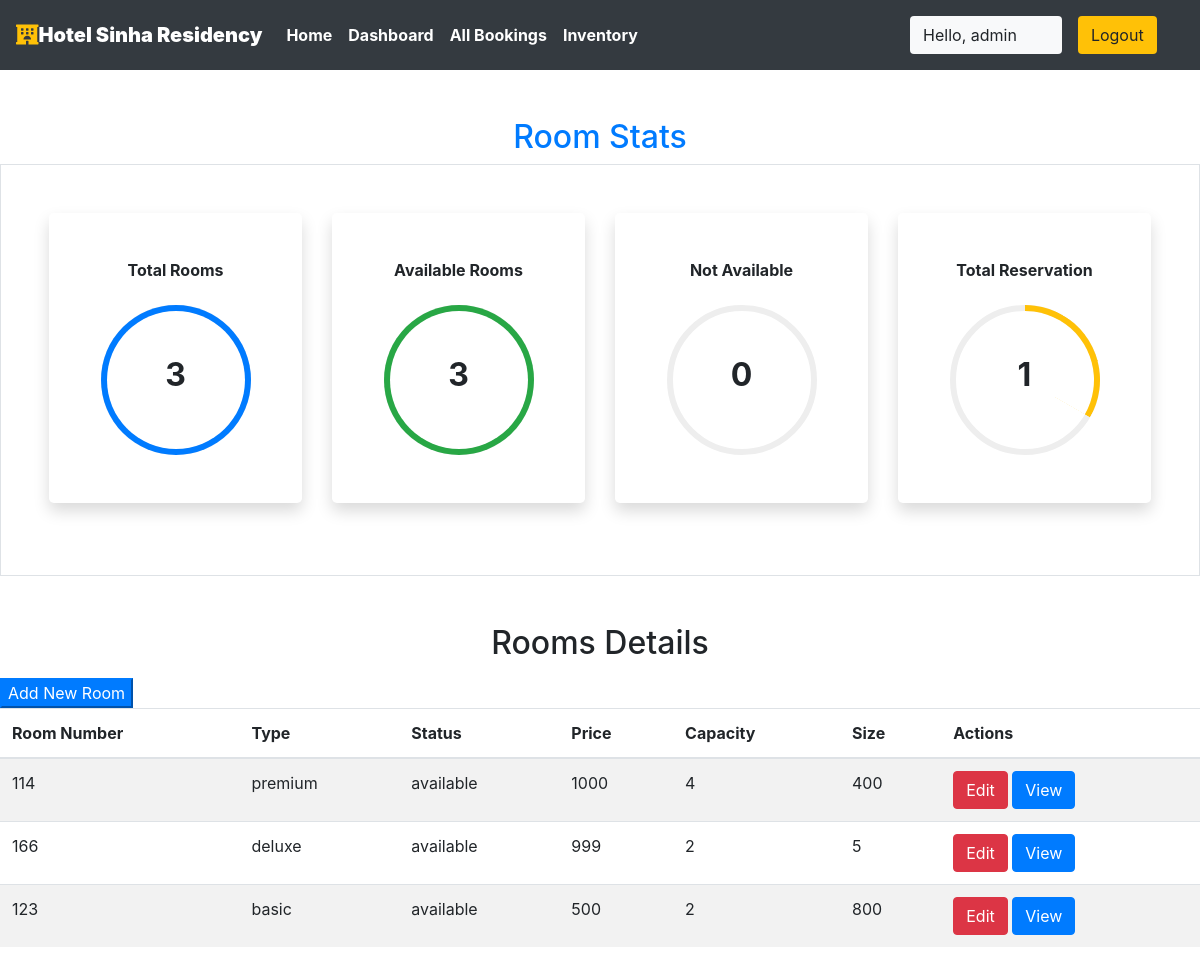
Page /staff/panel (signed in) on the committed database.
### sinha/models.py (models this page shows, shortened)
class Rooms(models.Model):
    ROOM_STATUS = (
    ("1", "available"),
    ("2", "not available"),
    )
    ROOM_TYPE = (
    ("1", "premium"),
    ("2", "deluxe"),
    ("3","basic"),
    )
    room_type = models.CharField(max_length=50,choices = ROOM_TYPE)
    capacity = models.IntegerField()
    price = models.IntegerField()
    size = models.IntegerField()
    hotel = models.ForeignKey(Hotels, on_delete = models.CASCADE)
    status = models.CharField(choices =ROOM_STATUS,max_length = 15)
    roomnumber = models.IntegerField()

### sinha/views.py (the view)
# urls.py: path('staff/panel', views.panel,name="staffpanel"),
@login_required(login_url='/staff')
def panel(request):
    if request.user.is_staff == False:
        return HttpResponse('Access Denied')
    rooms = Rooms.objects.all()
    total_rooms = len(rooms)
    available_rooms = len(Rooms.objects.all().filter(status='1'))
    unavailable_rooms = len(Rooms.objects.all().filter(status='2'))
    reserved = len(Reservation.objects.all())
    hotel = Hotels.objects.values_list('id').distinct().order_by()
    response = render(request,'staff/panel.html',{'location':hotel,'reserved':reserved,'rooms':rooms,'total_rooms':total_rooms,'available':available_rooms,'unavailable':unavailable_rooms})
    return HttpResponse(response)

### sinha/templatetags/app_tags.py (called while the page is built)
@register.filter
def percentage(value1,value2=100):
    return int(value1)/int(value2)*100

### templates/staff/panel.html (shortened to what this page needs)
{% extends 'basic.html' %} {% block title %} staff panel {% endblock title %}  {% block body %}
<section class="my-5 ">
    {%load app_tags%}
    <h2 class="text-center text-primary">Room Stats</h2>
    <div class="container-fluid px-5 py-5 border">
        <div class="row">
            <div class="col-xl-3 col-lg-6 col-sm-12 mb-4 ">
                <div class="bg-white rounded-lg p-5 shadow">
                    <h2 class="h6 font-weight-bold text-center mb-4">Total Rooms</h2>
                    <div class="progress mx-auto" data-value={{ total_rooms|percentage:total_rooms}}>
                        <span class="progress-left">
                                    <span class="progress-bar border-primary"></span>
                        </span>
                        <span class="progress-right">
                                    <span class="progress-bar border-primary"></span>
                        </span>
                        <div class="progress-value w-100 h-100 rounded-circle d-flex align-items-center justify-content-center">
                            <div class="h2 font-weight-bold">{{ total_rooms}}</div>
                        </div>
                    </div>
                </div>
            </div>
            <div class="col-xl-3 col-lg-6 col-sm-12 mb-4">
                <div class="bg-white rounded-lg p-5 shadow">
                    <h2 class="h6 font-weight-bold text-center mb-4">Available Rooms</h2>
                    <div class="progress mx-auto" data-value={{ available|percentage:total_rooms}}>
                        <span class="progress-left">
                                    <span class="progress-bar border-success"></span>
                        </span>
                        <span class="progress-right">
                                    <span class="progress-bar border-success"></span>
                        </span>
                        <div class="progress-value w-100 h-100 rounded-circle d-flex align-items-center justify-content-center">
                            <div class="h2 font-weight-bold">{{ available}}</div>
                        </div>
                    </div>
                </div>
            </div>
            <div class="col-xl-3 col-lg-6 col-sm-12 mb-4">
                <div class="bg-white rounded-lg p-5 shadow">
                    <h2 class="h6 font-weight-bold text-center mb-4">Not Available</h2>
                    <div class="progress mx-auto" data-value={{ unavailable|percentage:total_rooms}}>
                        <span class="progress-left">
                        </span>
                        <span class="progress-right">
                        </span>
                        <div class="progress-value w-100 h-100 rounded-circle d-flex align-items-center justify-content-center">
                            <div class="h2 font-weight-bold">{{ unavailable}}</div>
                        </div>
                    </div>
                </div>
            </div>
            <div class="col-xl-3 col-lg-6 col-sm-12 mb-4">
                <div class="bg-white rounded-lg p-5 shadow">
                    <h2 class="h6 font-weight-bold text-center mb-4">Total Reservation</h2>
                    <div class="progress mx-auto" data-value={{reserved |percentage:total_rooms}}>
                        <span class="progress-left">
                        </span>
                        <span class="progress-right">
                                    <span class="progress-bar border-warning"></span>
                        </span>
                        <div class="progress-value w-100 h-100 rounded-circle d-flex align-items-center justify-content-center">
                            <div class="h2 font-weight-bold">{{reserved}}</div>
                        </div>
                    </div>
                </div>
            </div>
        </div>
    </div>
</section>
<h2 class="text-center pb-2">Rooms Details</h2>
<Button class="btn-group btn-primary" data-toggle="modal" data-target="#newroom">Add New Room</Button>
<table class="table table-striped  ">
    <thead>
        <th>Room Number</th>
        <th>Type</th>
        <th>Status</th>
        <th>Price</th>
        <th>Capacity</th>
        <th>Size</th>
        <th colspan="2">Actions</th>
    </thead>
    {% if rooms %} {% for each_room in rooms %}
    <tr>
        <td>{{each_room.roomnumber}}</td>
        <td>{{each_room.get_room_type_display}}</td>
        <td>{{each_room.get_status_display}}</td>
        <td>{{each_room.price}}</td>
        <td>{{each_room.capacity}}</td>
        <td>{{each_room.size}}</td>
        <td colspan="2">
            <a href="/staff/panel/edit-room?roomid={{each_room.id}}"><Button class="btn btn-danger">Edit</Button></a>
            <a href="/staff/panel/view-room?roomid={{each_room.id}}"><Button class="btn btn-primary">View</Button></a>
        </td>
    </tr>
    {% endfor %} {% endif %}
</table>
{% endblock body %}

### templates/basic.html (shortened to what this page needs)
{% load static %}
<!DOCTYPE html>
<!DOCTYPE html>
<html lang="en">
<head>
    <link rel="stylesheet" href="https://use.fontawesome.com/releases/v5.7.0/css/all.css">
    <link rel="stylesheet" href="{% static 'bootstrap\bootstrap.css' %}">
    <link rel="stylesheet" href="https://maxcdn.bootstrapcdn.com/bootstrap/4.5.0/css/bootstrap.min.css" >
</head>
<body style="dbackground-image: url('https://source.unsplash.com/random');height: 100%;">
    <div class="container-fluid px-0">
        <nav class="navbar navbar-expand-lg navbar-dark bg-dark font-weight-bold">
            <a class="navbar-brand text-bold bg-black " href="/"><i class="fas fa-hotel text-warning"></i><b>Hotel Sinha Residency</b></a>
            <div class="collapse navbar-collapse " id="navbarSupportedContent">
                <ul class="navbar-nav mr-auto ">
                    <li class="nav-item active">
                        <a class="nav-link" href="/home"> Home</a>
                    </li>
                    {% if user.is_staff %}
                    <li class="nav-item active">
                        <a class="nav-link" href="/staff/panel">Dashboard </a>
                    </li>
                    {% elif user.is_staff == False and user.is_authenticated %}
                    <li class="nav-item active">
                            <a class="nav-link" href="/user/bookings">My Bookings </a>
                        </li>
                    {% endif %}
                    {% if user.is_staff %}
                    <li class="nav-item active">
                            <a class="nav-link" href="/staff/allbookings">All Bookings </a>
                        </li>
                    {% endif %}
                    {% if user.is_staff %}
                    <li class="nav-item active">
                            <a class="nav-link" href="/staff/inventory">Inventory </a>
                        </li>
                    {% endif %}
                </ul>
                {% if user.is_authenticated %}
                      <button class="btn btn-group bg-light" data-toggle="modal" data-target="#forlogin">
                       Hello, {{request.user}}
                       <a href="/logout" class="nav-link">
                    <button class="btn btn-group bg-warning" data-toggle="modal" data-target="#forlogin">
                        Logout
                    </button></a>&nbsp; &nbsp;
                    </button>
                {% endif %}
            </div>
        </nav>
    </div>
    {% block body %}
    {% endblock body %}
</body>
</html>

### templates/staff/panel.html (style rules this page uses)
.progress { width: 150px; height: 150px; background: none; position: relative; }
.progress::after { content: ""; width: 100%; height: 100%; border-radius: 50%; border: 6px solid #eee; position: absolute; top: 0; left: 0; }
.progress>span { width: 50%; height: 100%; overflow: hidden; position: absolute; top: 0; z-index: 1; }
.progress .progress-left { left: 0; }
.progress .progress-bar { width: 100%; height: 100%; background: none; border-width: 6px; border-style: solid; position: absolute; top: 0; }
.progress .progress-left .progress-bar { left: 100%; border-top-right-radius: 80px; border-bottom-right-radius: 80px; border-left: 0; -webkit-transform-origin: center left; transform-origin: center left; }
.progress .progress-right { right: 0; }
.progress .progress-right .progress-bar { left: -100%; border-top-left-radius: 80px; border-bottom-left-radius: 80px; border-right: 0; -webkit-transform-origin: center right; transform-origin: center right; }
.progress .progress-value { position: absolute; top: 0; left: 0; }
body { min-height: 100vh; }
.rounded-lg { border-radius: 1rem; }

### templates/basic.html (style rules this page uses)
a { text-decoration: none; }

### rows in the picture
Rooms: roomnumber "114", room_type "premium", status "available", price "1000", capacity "4", size "400"
Rooms: roomnumber "166", room_type "deluxe", status "available", price "999", capacity "2", size "5"
Rooms: roomnumber "123", room_type "basic", status "available", price "500", capacity "2", size "800"

### other values in the picture
{{ request.user }} "admin"
{{ total_rooms }} "3"
{{ available }} "3"
{{ unavailable }} "0"
{{ reserved }} "1"
